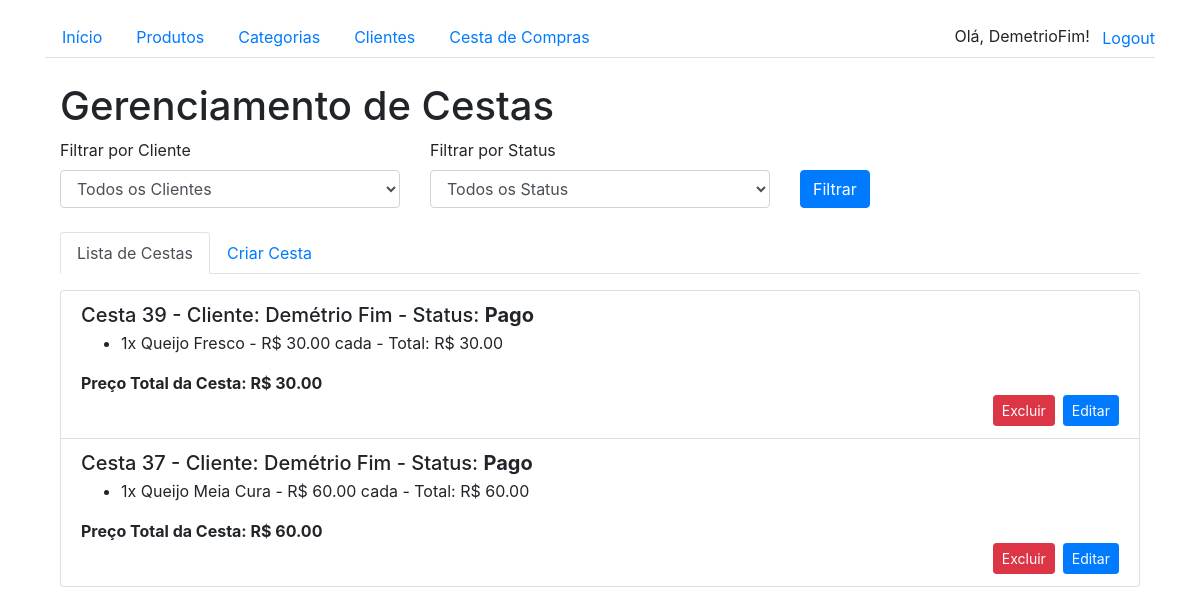
Screenshot of /cesta/ (signed in) with the database file from the repository.
### products/models.py (models this page shows, shortened)
class Cesta(models.Model):
    STATUS_CHOICES = [
        ('pago', 'Pago'),
        ('pendente', 'Pendente'),
    ]
    cliente = models.ForeignKey(Cliente, on_delete=models.CASCADE)
    criado_em = models.DateTimeField(auto_now_add=True)
    status = models.CharField(max_length=10, choices=STATUS_CHOICES, default='pendente')

class Cliente(models.Model):
    nome = models.CharField(max_length=255)
    email = models.EmailField(blank=True)
    telefone = models.CharField(max_length=15, blank=True, null=True)  # Telefone opcional
    endereco = models.TextField(blank=True, null=True)  # Endereço opcional
    def __str__(self):
        return self.nome

class ItemCesta(models.Model):
    produto = models.ForeignKey(Produto, on_delete=models.CASCADE)
    cesta = models.ForeignKey(Cesta, on_delete=models.CASCADE)
    quantidade = models.PositiveIntegerField(default=1)
    preco_unitario = models.DecimalField(max_digits=10, decimal_places=2, default=0.00, null=True, blank=True)  # Novo campo
    @property
    def preco_total(self):
        return self.quantidade * self.preco_unitario  # Usando preco_unitario

class Produto(models.Model):
    nome = models.CharField(max_length=255)
    descricao = models.TextField()
    preco_venda = models.DecimalField(max_digits=10, decimal_places=2)
    preco_compra = models.DecimalField(max_digits=10, decimal_places=2, null=True, blank=True)  # Novo campo
    imagem = models.ImageField(upload_to='produtos/', blank=True, null=True)
    categoria = models.ForeignKey(Categoria, on_delete=models.CASCADE, related_name='produtos')

### products/views.py (the view)
# urls.py: path('cesta/', views.lista_cestas, name='lista_cestas'),
def lista_cestas(request):
    cestas = Cesta.objects.all().order_by('-id')  # Ou substitua '-id' por '-criado_em' para data de criação
    cliente_filtro = request.GET.get('cliente')
    status_filtro = request.GET.get('status')
    if cliente_filtro:
        cestas = cestas.filter(cliente_id=cliente_filtro)
    if status_filtro:
        cestas = cestas.filter(status=status_filtro)
    if request.method == 'POST':
        form = CestaComItensForm(request.POST)
        if form.is_valid():
            cliente = form.cleaned_data['cliente']
            n_produtos = len([item for item in request.POST.keys() if item.startswith('produto_')])
            lista_produtos = []
            quantidades = []
            for i in range(n_produtos):
                produto = int(request.POST.get(f'produto_{i}', 1))
                lista_produtos.append(produto)
            for i, produto_id in enumerate(lista_produtos):
                quantidade = int(request.POST.get(f'quantidade_{i}', 1))
                quantidades.append(quantidade)
            cesta = Cesta.objects.create(cliente=cliente)
            for produto_id, quantidade in zip(lista_produtos, quantidades):
                produto = Produto.objects.get(id=produto_id)
                print(produto)
                print(produto.preco_venda)
                ItemCesta.objects.create(cesta=cesta, produto=produto, quantidade=quantidade, preco_unitario=produto.preco_venda)
            return redirect('lista_cestas')
    else:
        form = CestaComItensForm()
        form.fields['produtos'].queryset = Produto.objects.all()
    for cesta in cestas:
        cesta.preco_total = sum(item.preco_total for item in cesta.itemcesta_set.all())
    clientes = Cliente.objects.all()
    return render(request, 'products/lista_cestas.html', {
        'cestas': cestas,
        'form': form,
        'clientes': clientes,  # Passa a lista de clientes para o template
        'status_opcoes': Cesta.STATUS_CHOICES  # Passa as opções de status para o template
    })

### products/forms.py
class CestaComItensForm(forms.Form):
    cliente = forms.ModelChoiceField(queryset=Cliente.objects.all(), label="Cliente")
    produtos = forms.ModelChoiceField(queryset=Produto.objects.all(), label="Produto", required=False)
    status = forms.ChoiceField(choices=Cesta.STATUS_CHOICES, label="Status")

### products/templates/products/lista_cestas.html (shortened to what this page needs)
{% extends 'base.html' %}
{% block content %}
<div class="container">
    <h1>Gerenciamento de Cestas</h1>
    <form method="get" class="mb-4">
        <div class="row">
            <div class="col-md-4">
                <label for="cliente">Filtrar por Cliente</label>
                <select name="cliente" class="form-control" id="cliente">
                    <option value="">Todos os Clientes</option>
                </select>
            </div>
            <div class="col-md-4">
                <label for="status">Filtrar por Status</label>
                <select name="status" class="form-control" id="status">
                    <option value="">Todos os Status</option>
                </select>
            </div>
            <div class="col-md-4 d-flex align-items-end">
                <button type="submit" class="btn btn-primary">Filtrar</button>
            </div>
        </div>
    </form>
    <ul class="nav nav-tabs" id="cestaTab" role="tablist">
        <li class="nav-item">
            <a class="nav-link active" id="lista-tab" data-toggle="tab" href="#lista" role="tab" aria-controls="lista" aria-selected="true">Lista de Cestas</a>
        </li>
        <li class="nav-item">
            <a class="nav-link" id="criar-tab" data-toggle="tab" href="#criar" role="tab" aria-controls="criar" aria-selected="false">Criar Cesta</a>
        </li>
    </ul>
    <div class="tab-content mt-3" id="cestaTabContent">
        <div class="tab-pane fade show active" id="lista" role="tabpanel" aria-labelledby="lista-tab">
            <div class="list-group">
                {% for cesta in cestas %}
                    <div class="list-group-item">
                        <h5 class="mb-1">
                            Cesta {{ cesta.id }} - Cliente: {{ cesta.cliente.nome }} - Status: <strong>{{ cesta.get_status_display }}</strong>
                        </h5>
                        <ul>
                            {% for item in cesta.itemcesta_set.all %}
                                <li>
                                    {{ item.quantidade }}x {{ item.produto.nome }}
                                    - R$ {{ item.preco_unitario }} cada
                                    - Total: R$ {{ item.preco_total }}
                                </li>
                            {% endfor %}
                        </ul>
                        <strong>Preço Total da Cesta: R$ {{ cesta.preco_total }}</strong>
                        <h5 class="mb-1">
                            <a href="{% url 'editar_cesta' cesta.id %}" class="btn btn-primary btn-sm float-right">Editar</a>
                            <button class="btn btn-danger btn-sm float-right mr-2" onclick="confirmarExclusao('{{ cesta.id }}', '{{ cesta.cliente.nome }}')">Excluir</button>
                        </h5>
                    </div>
                {% endfor %}
            </div>
        </div>
    </div>
</div>
{% endblock %}

### products/templates/base.html (shortened to what this page needs)
<!DOCTYPE html>
<html lang="en">
<head>
    <link rel="stylesheet" href="https://stackpath.bootstrapcdn.com/bootstrap/4.5.2/css/bootstrap.min.css">
</head>
<body>
    <div class="container">
        <ul class="nav nav-tabs mt-3">
            <li class="nav-item">
                <a class="nav-link" href="{% url 'index' %}">Início</a>
            </li>
            <li class="nav-item">
                <a class="nav-link" href="{% url 'lista_produtos' %}">Produtos</a>
            </li>
            <li class="nav-item">
                <a class="nav-link" href="{% url 'lista_categorias' %}">Categorias</a>
            </li>
            <li class="nav-item">
                <a class="nav-link" href="{% url 'lista_clientes' %}">Clientes</a>
            </li>
            <li class="nav-item">
                <a class="nav-link" href="{% url 'lista_cestas' %}">Cesta de Compras</a>
            </li>
            <li class="nav-item ml-auto">
                {% if user.is_authenticated %}
                    <span class="navbar-text mr-2">Olá, {{ user.username }}!</span>
                    <form method="post" action="{% url 'logout' %}" style="display: inline;">
                        <button type="submit" class="btn btn-link nav-link" style="display: inline; padding: 0; border: none; background: none;">Logout</button>
                    </form>
                {% else %}
                    <a class="nav-link" href="{% url 'login' %}">Login</a>
                {% endif %}
            </li>
        </ul>
        <div class="mt-4">
            {% block content %}
            {% endblock %}
        </div>
    </div>
</body>
</html>

### rows the page displays
Cesta: id "39", cliente.nome "Demétrio Fim", status "Pago", preco_total "30.00"
ItemCesta: quantidade "1", produto.nome "Queijo Fresco", preco_unitario "30.00", preco_total "30.00"
Cesta: id "37", cliente.nome "Demétrio Fim", status "Pago", preco_total "60.00"
ItemCesta: quantidade "1", produto.nome "Queijo Meia Cura", preco_unitario "60.00", preco_total "60.00"

### other values shown
{{ user.username }} "DemetrioFim"
